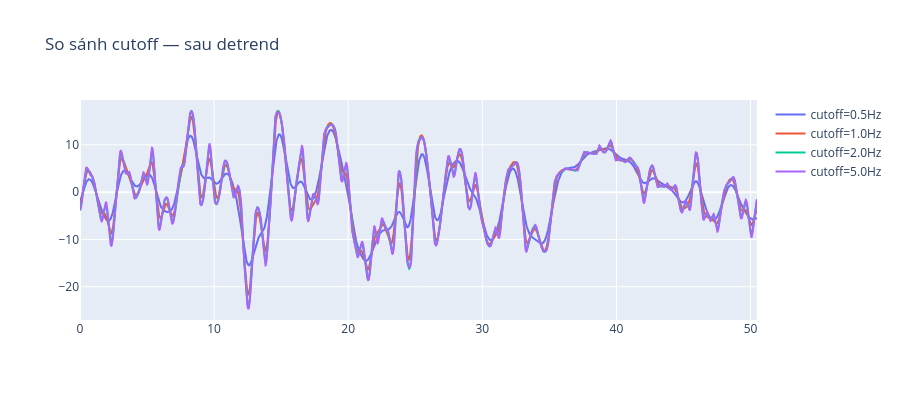
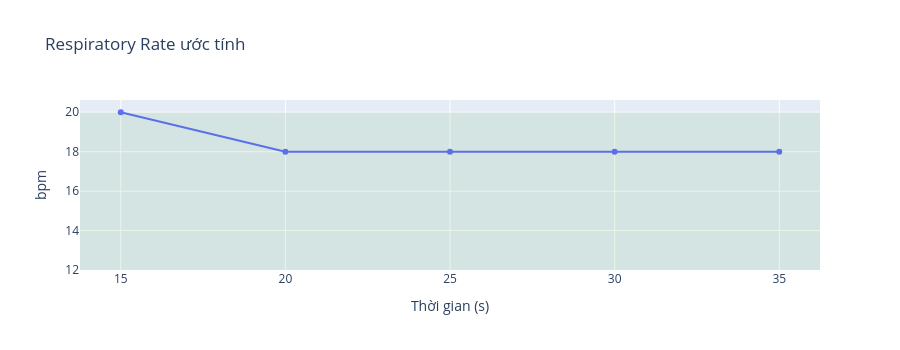

The notebook cell these images were saved under, in order:
### Code cell
# ── Respiratory Rate Extraction (theo paper Burimas et al. 2024) ──────────
from scipy.ndimage import gaussian_filter1d
from scipy.signal import butter, sosfiltfilt, find_peaks
from scipy.interpolate import interp1d
import numpy as np
import plotly.graph_objects as go

from scipy.signal import welch
    # import numpy as np

amps, phases = [], []
for _, row in df.iterrows():
    n_sub = int(row['len']) // 2
    i, q  = _parse_row(row['data'], n_sub)
    amps.append(np.hypot(i, q))
    phases.append(np.arctan2(q, i))
amp_mat   = np.stack(amps)
phase_mat = np.stack(phases)

scores = []
for sub in range(amp_mat.shape[1]):
    sig = amp_bw[:, sub]  # sau butterworth
    freqs, psd = welch(sig, fs=FS, nperseg=int(FS * 8))
    
    breath_mask = (freqs >= 0.1) & (freqs <= 0.5)
    noise_mask  = (freqs >  0.5) & (freqs <= 2.0)
    
    peak_power  = psd[breath_mask].max()
    noise_floor = np.median(psd[noise_mask]) + 1e-10
    snr_db      = 10 * np.log10(peak_power / noise_floor)
    scores.append(snr_db)

scores = np.array(scores)
best_subs = np.argsort(scores)[::-1][:5]  # top 5 subcarrier


# ── Config (theo paper) ───────────────────────────────────────────────────
SUB_IDX    = best_subs[0]   # dùng subcarrier nhạy nhất
FS_TARGET  = 60.0           # resample về 60 Hz (theo paper)
GAUSSIAN_SIGMA = 15         # γ — paper dùng 15 cho phòng nhỏ, 35 cho phòng lớn
BUTTER_ORDER   = 2          # δ
BUTTER_CUTOFF  = 1         # ε Hz — lowpass, KHÔNG phải bandpass
WINDOW_SEC     = 30         # cửa sổ đếm peak
Z_THRESHOLD    = 5          # τ — ngưỡng Z-score loại noise

# ── 1. Lấy raw amplitude 1 subcarrier ────────────────────────────────────
ts_raw  = pd.to_numeric(df['timestamp']).values
amp_raw = amp_mat[:, SUB_IDX].astype(float)

# ── 2. Hampel filter (đã có sẵn từ pipeline) ─────────────────────────────
amp_h = _hampel_1d(amp_raw)

# ── 3. Gaussian filter ────────────────────────────────────────────────────
amp_g = gaussian_filter1d(amp_h, sigma=GAUSSIAN_SIGMA)

# ── 4. Linear interpolation → resample về FS_TARGET Hz ───────────────────
t_uniform = np.arange(ts_raw[0], ts_raw[-1], 1.0 / FS_TARGET)
amp_interp = interp1d(ts_raw, amp_g, kind='linear',
                      bounds_error=False, fill_value='extrapolate')(t_uniform)

# Thử các cutoff khác nhau để tìm sóng thở rõ nhất
fig = go.Figure()
for cutoff in [0.5, 1.0, 2.0, 5.0]:
    sos = butter(2, cutoff, btype='low', fs=FS_TARGET, output='sos')
    # Detrend trước để bỏ drift
    amp_detrend = amp_interp - np.polyval(np.polyfit(np.arange(len(amp_interp)), amp_interp, 1), np.arange(len(amp_interp)))
    amp_filtered = sosfiltfilt(sos, amp_detrend)
    fig.add_trace(go.Scatter(x=t_sec[:len(amp_filtered)], y=amp_filtered,
                             mode='lines', name=f'cutoff={cutoff}Hz'))

fig.update_layout(title='So sánh cutoff — sau detrend', height=400)
fig.show()

# ── 7. Đếm peak trong từng cửa sổ 30s → bpm ─────────────────────────────
# min_distance: không ai thở > 30 bpm → peak cách nhau ít nhất 60/30 * FS_TARGET = 120 samples
MIN_DIST = int(FS_TARGET * 60 / 30)   # = 120 samples (theo paper ζ=120)

n_samples = len(amp_lp)
win_size  = int(WINDOW_SEC * FS_TARGET)
step_size = int(5 * FS_TARGET)         # slide mỗi 5s

bpm_list, t_list, zscore_list = [], [], []

for start in range(0, n_samples - win_size, step_size):
    window = amp_lp[start:start + win_size]
    
    # Z-score anomaly detection (theo paper)
    z = (window - window.mean()) / (window.std() + 1e-10)
    z_range = z.max() - z.min()
    zscore_list.append(z_range)
    t_list.append(t_sec[start + win_size // 2])
    
    if z_range > Z_THRESHOLD:
        bpm_list.append(None)   # noise window → bỏ
        continue
    
    peaks, _ = find_peaks(window, distance=MIN_DIST)
    bpm = len(peaks) * (60.0 / WINDOW_SEC)
    bpm_list.append(bpm)

# ── 8. Plot bpm theo thời gian ────────────────────────────────────────────
bpm_valid = [b for b in bpm_list if b is not None]
t_valid   = [t for b, t in zip(bpm_list, t_list) if b is not None]
t_noise   = [t for b, t in zip(bpm_list, t_list) if b is None]

fig2 = go.Figure()
fig2.add_trace(go.Scatter(x=t_valid, y=bpm_valid, mode='lines+markers',
                          name='RR (bpm)', line=dict(width=2)))
if t_noise:
    fig2.add_trace(go.Scatter(x=t_noise, y=[None]*len(t_noise),
                              mode='markers', marker=dict(color='red', size=8),
                              name='noise window'))
fig2.add_hrect(y0=12, y1=20, fillcolor='green', opacity=0.08, line_width=0)
fig2.update_layout(title='Respiratory Rate ước tính',
                   xaxis_title='Thời gian (s)', yaxis_title='bpm', height=350)
fig2.show()

# ── 9. Tóm tắt ───────────────────────────────────────────────────────────
if bpm_valid:
    print(f"RR trung bình : {np.mean(bpm_valid):.1f} bpm")
    print(f"RR min/max    : {np.min(bpm_valid):.1f} / {np.max(bpm_valid):.1f} bpm")
    print(f"Window noise  : {bpm_list.count(None)}/{len(bpm_list)}")

### Figure 1 — Plotly figure (JSON) as saved in the notebook; plotly's stock layout.template omitted (floating-point values rounded to 4 significant figures; data arrays with more than 128 entries replaced by an {"elided": "..."} marker saying what was removed)
{"data": [{"mode": "lines", "name": "cutoff=0.5Hz", "type": "scatter", "x": {"elided": "3030 float values"}, "y": {"elided": "3030 float values"}}, {"mode": "lines", "name": "cutoff=1.0Hz", "type": "scatter", "x": {"elided": "3030 float values"}, "y": {"elided": "3030 float values"}}, {"mode": "lines", "name": "cutoff=2.0Hz", "type": "scatter", "x": {"elided": "3030 float values"}, "y": {"elided": "3030 float values"}}, {"mode": "lines", "name": "cutoff=5.0Hz", "type": "scatter", "x": {"elided": "3030 float values"}, "y": {"elided": "3030 float values"}}], "layout": {"height": 400, "title": {"text": "So sánh cutoff — sau detrend"}}}

### Figure 2 — Plotly figure (JSON) as saved in the notebook; plotly's stock layout.template omitted (floating-point values rounded to 4 significant figures)
{"data": [{"line": {"width": 2}, "mode": "lines+markers", "name": "RR (bpm)", "type": "scatter", "x": [15.0, 20.0, 25.0, 30.0, 35.0], "y": [20, 18, 18, 18, 18]}], "layout": {"height": 350, "shapes": [{"fillcolor": "green", "line": {"width": 0}, "opacity": 0.08, "type": "rect", "x0": 0, "x1": 1, "xref": "x domain", "y0": 12, "y1": 20, "yref": "y"}], "title": {"text": "Respiratory Rate ước tính"}, "xaxis": {"title": {"text": "Thời gian (s)"}}, "yaxis": {"title": {"text": "bpm"}}}}
